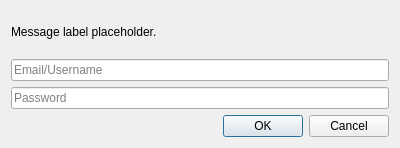
<?xml version="1.0" encoding="UTF-8"?>
<ui version="4.0">
 <class>EditAccountDialog</class>
 <widget class="QDialog" name="EditAccountDialog">
  <property name="geometry">
   <rect>
    <x>0</x>
    <y>0</y>
    <width>400</width>
    <height>148</height>
   </rect>
  </property>
  <property name="windowTitle">
   <string>Login</string>
  </property>
  <layout class="QVBoxLayout" name="verticalLayout">
   <item>
    <widget class="QLabel" name="label">
     <property name="text">
      <string notr="true">Message label placeholder.</string>
     </property>
     <property name="textFormat">
      <enum>Qt::RichText</enum>
     </property>
     <property name="textInteractionFlags">
      <set>Qt::LinksAccessibleByKeyboard|Qt::LinksAccessibleByMouse|Qt::TextBrowserInteraction|Qt::TextSelectableByKeyboard|Qt::TextSelectableByMouse</set>
     </property>
    </widget>
   </item>
   <item>
    <widget class="QLineEdit" name="userTextBox">
     <property name="placeholderText">
      <string>Email/Username</string>
     </property>
    </widget>
   </item>
   <item>
    <widget class="QLineEdit" name="passTextBox">
     <property name="echoMode">
      <enum>QLineEdit::Password</enum>
     </property>
     <property name="placeholderText">
      <string>Password</string>
     </property>
    </widget>
   </item>
   <item>
    <widget class="QDialogButtonBox" name="buttonBox">
     <property name="orientation">
      <enum>Qt::Horizontal</enum>
     </property>
     <property name="standardButtons">
      <set>QDialogButtonBox::Cancel|QDialogButtonBox::Ok</set>
     </property>
    </widget>
   </item>
  </layout>
 </widget>
 <resources/>
 <connections>
  <connection>
   <sender>buttonBox</sender>
   <signal>accepted()</signal>
   <receiver>EditAccountDialog</receiver>
   <slot>accept()</slot>
   <hints>
    <hint type="sourcelabel">
     <x>248</x>
     <y>254</y>
    </hint>
    <hint type="destinationlabel">
     <x>157</x>
     <y>274</y>
    </hint>
   </hints>
  </connection>
  <connection>
   <sender>buttonBox</sender>
   <signal>rejected()</signal>
   <receiver>EditAccountDialog</receiver>
   <slot>reject()</slot>
   <hints>
    <hint type="sourcelabel">
     <x>316</x>
     <y>260</y>
    </hint>
    <hint type="destinationlabel">
     <x>286</x>
     <y>274</y>
    </hint>
   </hints>
  </connection>
 </connections>
</ui>
